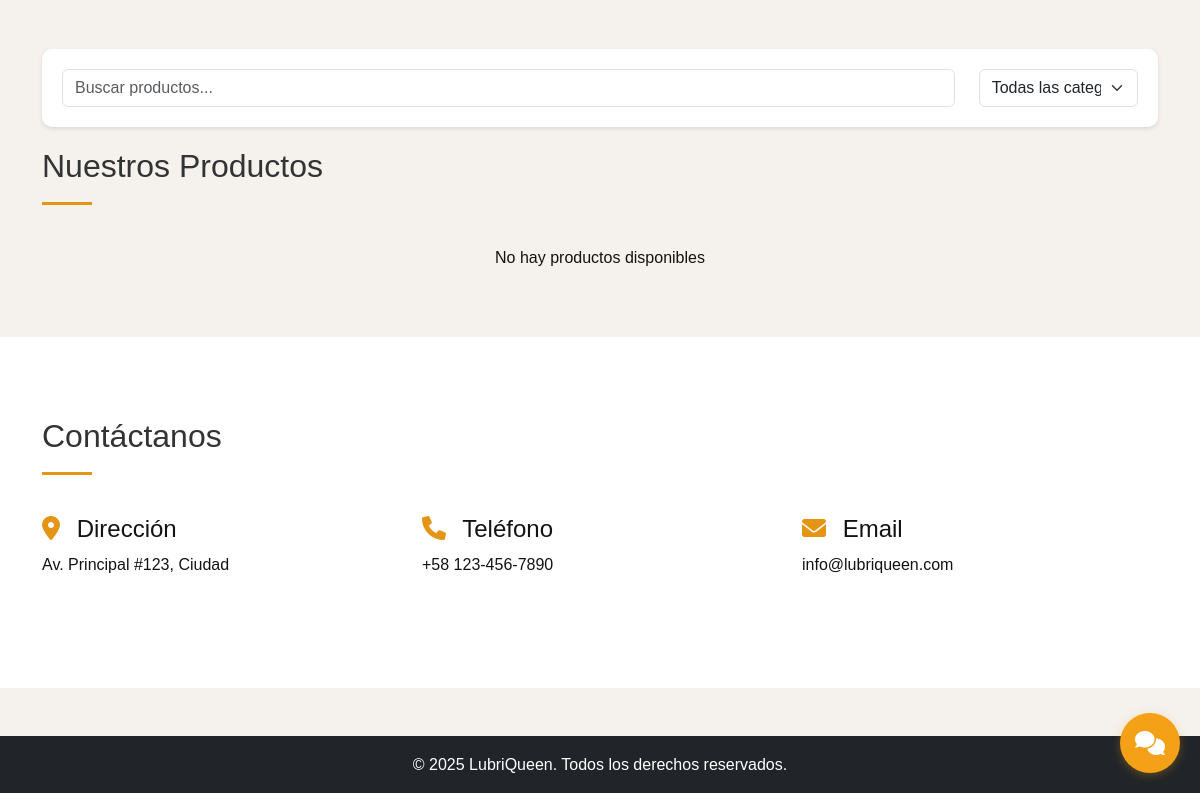
Before: / (lower part) with the older database file.
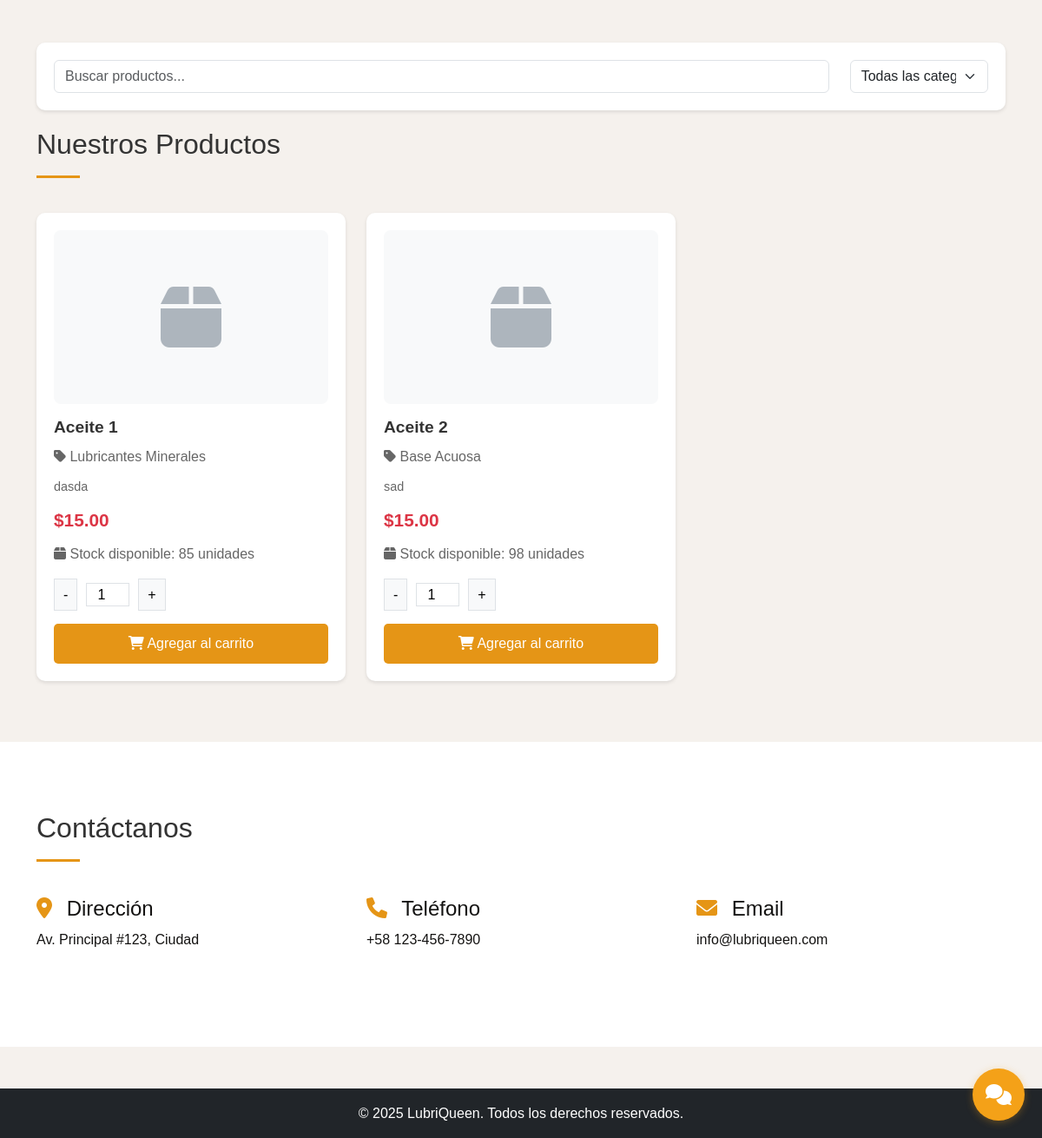
After: the same page with the newer database file.
### tables this page shows
CREATE TABLE `productos` (
  `id` int(11) NOT NULL,
  `nombre` varchar(100) NOT NULL,
  `descripcion` text DEFAULT NULL,
  `precio` decimal(10,2) NOT NULL,
  `stock` int(11) NOT NULL DEFAULT 0,
  `categoria_id` int(11) DEFAULT NULL,
  `imagen` varchar(255) DEFAULT NULL,
  `estado` tinyint(1) NOT NULL DEFAULT 1,
  `fecha_creacion` timestamp NOT NULL DEFAULT current_timestamp()
);

CREATE TABLE `categorias` (
  `id` int(11) NOT NULL,
  `nombre` varchar(50) NOT NULL,
  `descripcion` text DEFAULT NULL,
  `estado` tinyint(1) NOT NULL DEFAULT 1,
  `fecha_creacion` timestamp NOT NULL DEFAULT current_timestamp()
);

### index.php (the view, shortened to what this page needs)
<!DOCTYPE html>
<html lang="es">
<head>
    <link rel="stylesheet" href="https://cdnjs.cloudflare.com/ajax/libs/font-awesome/6.0.0/css/all.min.css">
    <link href="https://cdn.jsdelivr.net/npm/bootstrap@5.3.0/dist/css/bootstrap.min.css" rel="stylesheet">
    <link rel="stylesheet" href="css/styles.css">
    <link rel="stylesheet" href="css/chatbot.css">
</head>
<body>
    <section id="productos" class="container">
        <div class="search-container">
            <div class="row">
                <div class="col-md-10">
                    <input type="text" class="form-control" placeholder="Buscar productos...">
                </div>
                <div class="col-md-2">
                    <select class="form-select">
                        <option>Todas las categorías</option>
                    </select>
                </div>
            </div>
        </div>
        <h2 class="section-title">Nuestros Productos</h2>
        <div class="row">
            <?php
            require_once 'config/db.php';
            $sql = "SELECT p.*, c.nombre as nombre_categoria
                    FROM productos p
                    INNER JOIN categorias c ON p.categoria_id = c.id
                    WHERE p.estado = 1";
            $stmt = $conn->query($sql);
            $productos = $stmt->fetchAll(PDO::FETCH_ASSOC);
            if (count($productos) > 0) {
                foreach($productos as $row) {
                    ?>
                    <div class="col-md-4">
                        <div class="product-card">
                            <div class="product-image-container">
                                <?php
                                $imagePath = 'uploads/products/' . $row['imagen'];
                                if ($row['imagen'] && file_exists($imagePath) && is_readable($imagePath)): ?>
                                    <img src="<?php echo $imagePath; ?>" alt="<?php echo $row['nombre']; ?>" class="product-image"
                                         onerror="this.style.display='none'; this.nextElementSibling.style.display='inline-block';">
                                    <i class="fas fa-box product-no-image" style="display: none;"></i>
                                <?php else: ?>
                                    <i class="fas fa-box product-no-image"></i>
                                <?php endif; ?>
                            </div>
                            <h3 class="product-title"><?php echo $row['nombre']; ?></h3>
                            <div class="product-category">
                                <i class="fas fa-tag"></i> <?php echo $row['nombre_categoria']; ?>
                            </div>
                            <p class="product-description"><?php echo $row['descripcion']; ?></p>
                            <div class="product-price">$<?php echo number_format($row['precio'], 2); ?></div>
                            <div class="stock-info">
                                <i class="fas fa-box"></i> Stock disponible: <?php echo $row['stock']; ?> unidades
                            </div>
                            <div class="quantity-control">
                                <button onclick="decrementQuantity(<?php echo $row['id']; ?>)">-</button>
                                <input type="number" id="cantidad_<?php echo $row['id']; ?>" value="1" min="1" max="<?php echo $row['stock']; ?>">
                                <button onclick="incrementQuantity(<?php echo $row['id']; ?>)">+</button>
                            </div>
                            <button onclick="addToCart(<?php echo $row['id']; ?>, document.getElementById('cantidad_<?php echo $row['id']; ?>').value)" class="add-to-cart-btn">
                                <i class="fas fa-shopping-cart"></i> Agregar al carrito
                            </button>
                        </div>
                    </div>
                    <?php
                }
            } else {
                echo "<p class='text-center'>No hay productos disponibles</p>";
            }
            ?>
        </div>
    </section>
    <section class="contact-section">
        <div class="container">
            <h2 class="section-title">Contáctanos</h2>
            <div class="row">
                <div class="col-md-4">
                    <div class="contact-info">
                        <h4><i class="fas fa-map-marker-alt"></i> Dirección</h4>
                        <p>Av. Principal #123, Ciudad</p>
                    </div>
                </div>
                <div class="col-md-4">
                    <div class="contact-info">
                        <h4><i class="fas fa-phone"></i> Teléfono</h4>
                        <p>+58 123-456-7890</p>
                    </div>
                </div>
                <div class="col-md-4">
                    <div class="contact-info">
                        <h4><i class="fas fa-envelope"></i> Email</h4>
                        <p>info@lubriqueen.com</p>
                    </div>
                </div>
            </div>
        </div>
    </section>
    <?php include 'includes/footer.php'; ?>
</body>
</html>

Changed rows visible on the page:
added productos: nombre "Aceite 1", categoria.nombre "Lubricantes Minerales", descripcion "dasda", precio "15.00", stock "85"
added productos: nombre "Aceite 2", categoria.nombre "Base Acuosa", descripcion "sad", precio "15.00", stock "98"
Other visible differences:
text no longer shown: "No hay productos disponibles"
